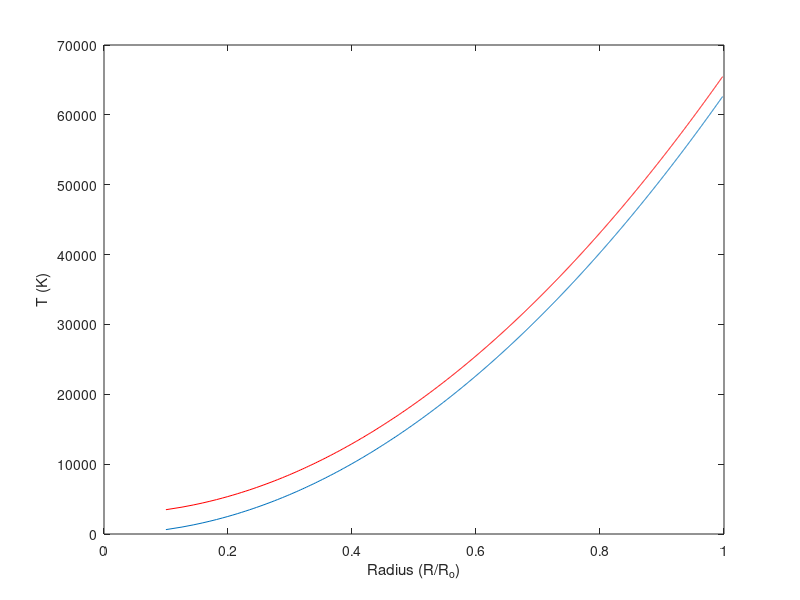

This chart was generated by the following MATLAB code:
% Laurel Farris
% ASTR 545 project
% 14 December 2014

close all; clear all; clc


fid = fopen('radius1.dat','r');    
R = fscanf(fid,'%f');          
fclose(fid);
fid = fopen('temp1.dat','r');
T = fscanf(fid,'%f');
fclose(fid);
fid = fopen('temp2.dat','r');
T2 = fscanf(fid,'%f');
fclose(fid);

R = R./(6.4e8);

%T=log10(T);
%T2=log10(T2);

 plot(R,T)
  hold on
  plot(R,T2,'r')
      
 %axis([0 1 0 500]);
% 
% legend('i=1,P=1');
% 
 xlabel('Radius (R/R_{o})');
 ylabel('T (K)');